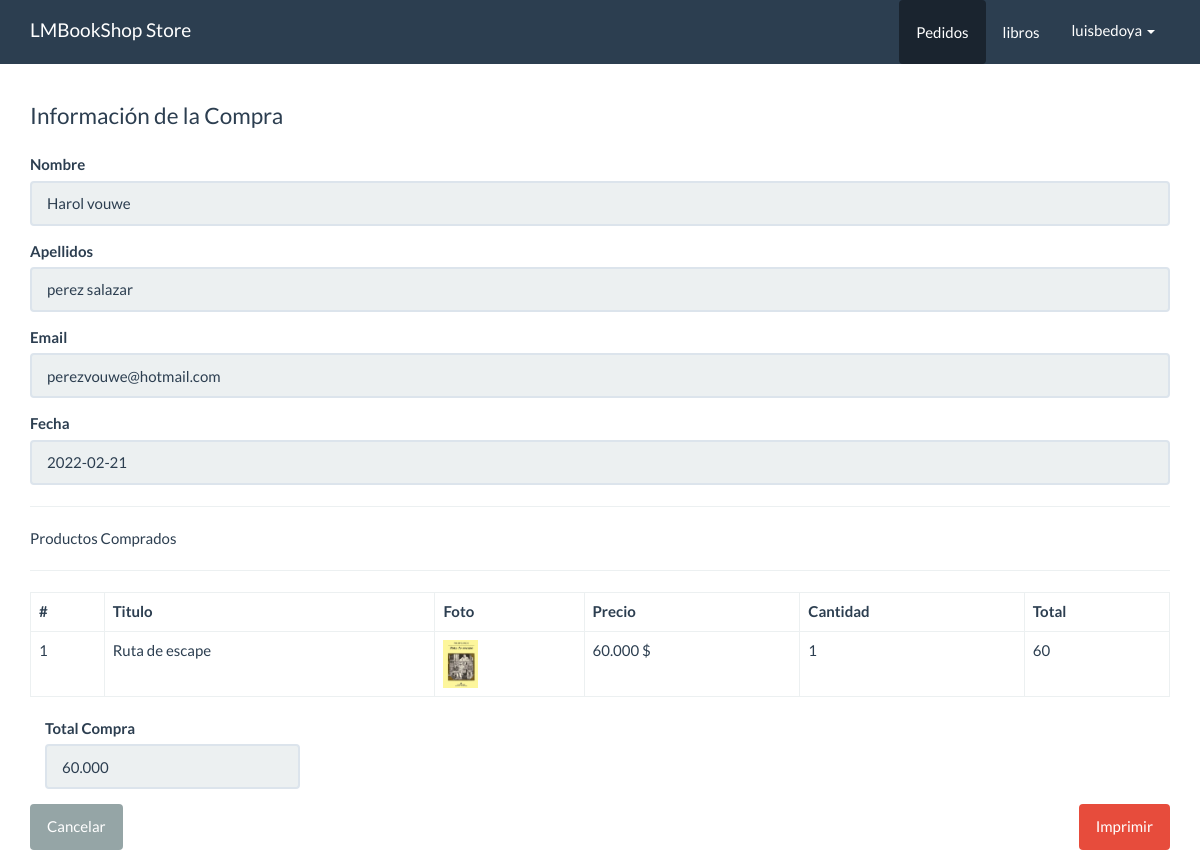
Page /panel/pedidos/ver.php?id=8 (signed in) on the committed database.
### tables this page shows
CREATE TABLE `pedidos` (
  `id` int(10) NOT NULL,
  `cliente_id` int(11) NOT NULL,
  `total` decimal(10,3) NOT NULL,
  `fecha` date NOT NULL,
  `estado` int(11) NOT NULL DEFAULT 1
);

CREATE TABLE `clientes` (
  `id` int(10) NOT NULL,
  `nombre` varchar(80) NOT NULL,
  `apellidos` varchar(100) NOT NULL,
  `email` varchar(50) NOT NULL,
  `telefono` varchar(15) NOT NULL,
  `comentario` varchar(300) NOT NULL
);

CREATE TABLE `detalle_pedidos` (
  `id` int(11) NOT NULL,
  `pedido_id` int(11) NOT NULL,
  `libro_id` int(11) NOT NULL,
  `precio` decimal(10,3) NOT NULL,
  `cantidad` int(11) NOT NULL,
  `estado` int(11) NOT NULL DEFAULT 1
);

CREATE TABLE `libro` (
  `id` int(11) NOT NULL,
  `titulo` varchar(80) NOT NULL,
  `descripcion` varchar(300) NOT NULL,
  `foto` varchar(100) NOT NULL,
  `precio` decimal(10,3) NOT NULL,
  `categoria_id` int(10) NOT NULL,
  `fecha` date NOT NULL,
  `estado` int(11) NOT NULL DEFAULT 1
);

### src/Pedido.php (called while the page is built, shortened)
<?php
class Pedido
{
    private $cn = null;
    public function __construct()
    {
        $this->config = parse_ini_file(__DIR__ . '/../config.ini');
        $this->cn = new \PDO($this->config['dns'], $this->config['usuario'], $this->config['clave'], array(
            \PDO::MYSQL_ATTR_INIT_COMMAND => 'SET NAMES utf8'
        ));
    }
    public function mostrarPorId($id)
    {
        $sql = "SELECT p.id, nombre, apellidos, email, total, fecha FROM pedidos p
        INNER JOIN clientes c ON p.cliente_id = c.id WHERE p.id = :id";
        $resultado = $this->cn->prepare($sql);
        $_array = array(
            ':id' => $id
        );
        if ($resultado->execute($_array))
            return  $resultado->fetch();
        return false;
    }
    public function mostrarDetallePorIdPedido($id)
    {
        $sql = "SELECT
                dp.id,
                pe.titulo,
                dp.precio,
                dp.cantidad,
                pe.foto
                FROM detalle_pedidos dp
                INNER JOIN libro pe ON pe.id= dp.libro_id
                WHERE dp.pedido_id = :id";
        $resultado = $this->cn->prepare($sql);
        $_array = array(
            ':id' => $id
        );
        if ($resultado->execute($_array))
            return  $resultado->fetchAll();
        return false;
    }
}

### panel/pedidos/ver.php (the view, shortened to what this page needs)
<!DOCTYPE html>
<html lang="en">
<head>
  <link rel="stylesheet" href="../../assets/css/bootstrap.min.css">
  <link rel="stylesheet" href="../../assets/css/estilos.css">
</head>
<body>
  <nav class="navbar navbar-default navbar-fixed-top">
    <div class="container">
      <div class="navbar-header">
        <a class="navbar-brand" href="../dashboard.php">LMBookShop Store</a>
      </div>
      <div id="navbar" class="navbar-collapse collapse">
        <ul class="nav navbar-nav pull-right">
          <li class="active">
            <a href="index.php" class="btn">Pedidos</a>
          </li>
          <li>
            <a href="../libros/index.php" class="btn">libros</a>
          </li>
          <li class="dropdown">
            <a href="#" class="dropdown-toggle" data-toggle="dropdown" role="button" aria-haspopup="true" aria-expanded="false"><?php print $_SESSION['usuario_info']['nombre_usuario'] ?> <span class="caret"></span></a>
          </li>
        </ul>
      </div>
    </div>
  </nav>
  <div class="container" id="main">
    <div class="row">
      <div class="col-md-12">
        <fieldset>
          <?php
          $id = $_GET['id'];
          $pedido = new LMBookShop\Pedido;
          $info_pedido = $pedido->mostrarPorId($id);
          $info_detalle_pedido = $pedido->mostrarDetallePorIdPedido($id);
          ?>
          <legend>Información de la Compra</legend>
          <div class="form-group">
            <label>Nombre</label>
            <input value="<?php print $info_pedido['nombre'] ?>" type="text" class="form-control" readonly>
          </div>
          <div class="form-group">
            <label>Apellidos</label>
            <input value="<?php print $info_pedido['apellidos'] ?>" type="text" class="form-control" readonly>
          </div>
          <div class="form-group">
            <label>Email</label>
            <input value="<?php print $info_pedido['email'] ?>" type="text" class="form-control" readonly>
          </div>
          <div class="form-group">
            <label>Fecha</label>
            <input value="<?php print $info_pedido['fecha'] ?>" type="text" class="form-control" readonly>
          </div>
          <hr>
          Productos Comprados
          <hr>
          <table class="table table-bordered">
            <thead>
              <tr>
                <th>#</th>
                <th>Titulo</th>
                <th>Foto</th>
                <th>Precio</th>
                <th>Cantidad</th>
                <th>
                  Total
                </th>
              </tr>
            </thead>
            <tbody>
              <?php
              $cantidad = count($info_detalle_pedido);
              if ($cantidad > 0) {
                $c = 0;
                for ($x = 0; $x < $cantidad; $x++) {
                  $c++;
                  $item = $info_detalle_pedido[$x];
                  $total = $item['precio'] * $item['cantidad'];
              ?>
                  <tr>
                    <td><?php print $c ?></td>
                    <td><?php print $item['titulo'] ?></td>
                    <td>
                      <?php
                      $foto = '../../upload/' . $item['foto'];
                      if (file_exists($foto)) {
                      ?>
                        <img src="<?php print $foto; ?>" width="35">
                      <?php } else { ?>
                        SIN FOTO
                      <?php } ?>
                    </td>
                    <td><?php print $item['precio'] ?> $</td>
                    <td><?php print $item['cantidad'] ?></td>
                    <td>
                      <?php print $total ?>
                    </td>
                  </tr>
                <?php
                }
              } else {
                ?>
                <tr>
                  <td colspan="6">NO HAY REGISTROS</td>
                </tr>
              <?php } ?>
            </tbody>
          </table>
          <div class="col-md-3">
            <div class="form-group">
              <label>Total Compra</label>
              <input value="<?php print $info_pedido['total'] ?>" type="text" class="form-control" readonly>
            </div>
          </div>
        </fieldset>
        <div class="pull-left">
          <a href="index.php" class="btn btn-default hidden-print">Cancelar</a>
        </div>
        <div class="pull-right">
          <a href="javascript:;" id="btnImprimir" class="btn btn-danger hidden-print">Imprimir</a>
        </div>
      </div>
    </div>
  </div>
</body>
</html>

### assets/css/estilos.css (style rules this page uses)
#main { margin-top: 100px; }

### rows in the picture
pedidos: cliente.nombre "Harol vouwe", cliente.apellidos "perez salazar", cliente.email "perezvouwe@hotmail.com", fecha "2022-02-21", total "60.000"
detalle_pedidos: libro.titulo "Ruta de escape", libro.foto (picture), precio "60.000", cantidad "1", total "60"

### other values in the picture
$_SESSION['usuario_info']['nombre_usuario'] "luisbedoya"
